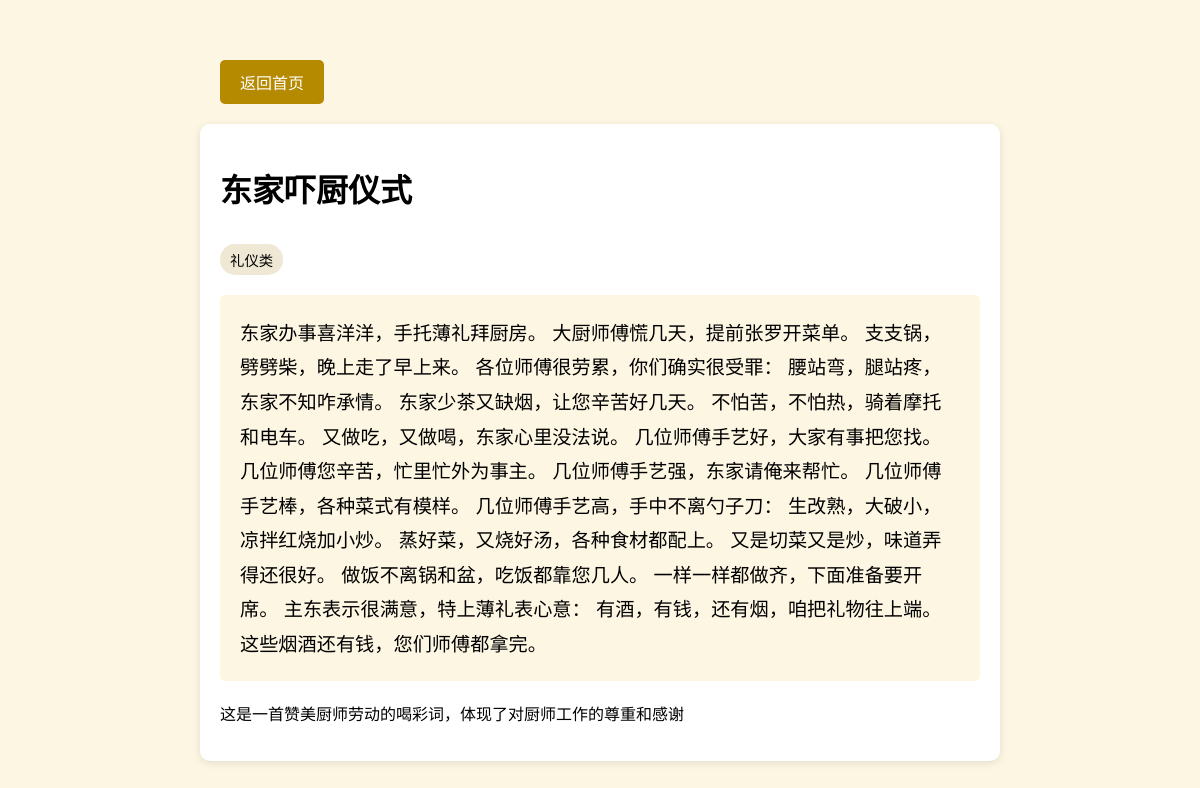
The page /chant/1 on the database its author committed.
### models.py (models this page shows, shortened)
class Chant(db.Model):
    __tablename__ = 'chants'  # 表名
    id = db.Column(db.Integer, primary_key=True)  # 自动递增的主键
    title = db.Column(db.String(100), nullable=False)  # 添加标题字段
    text = db.Column(db.Text, nullable=False)  # 喝彩词的文本内容
    description = db.Column(db.Text)  # 添加描述字段
    category = db.Column(db.String(50))  # 添加分类字段

### app.py (the view)
@app.route('/chant/<int:id>')
def chant_detail(id):
    try:
        chant = Chant.query.get_or_404(id)
        return render_template('chant.html', chant=chant)
    except Exception as e:
        app.logger.error(f"Error loading chant {id}: {str(e)}")
        return render_template('404.html'), 404

### templates/chant.html (shortened to what this page needs)
<!DOCTYPE html>
<html lang="zh">
<head>
</head>
<body>
    <div class="container">
        <a href="/" class="back-btn">返回首页</a>
        <div class="card">
            <h1>{{ chant.title }}</h1>
            <span class="category-tag">{{ chant.category }}</span>
            <div class="chant-text">{{ chant.text }}</div>
            <p>{{ chant.description }}</p>
        </div>
    </div>
</body>
</html>

### templates/chant.html (style rules this page uses)
body { font-family: "Helvetica Neue", sans-serif; margin: 0; padding: 0; background-color: #fdf6e3; }
.container { max-width: 800px; margin: 20px auto; padding: 20px; }
.card { background: white; border-radius: 10px; padding: 20px; margin-bottom: 20px; box-shadow: 0 2px 8px rgba(0, 0, 0, 0.1); }
.back-btn { display: inline-block; margin: 20px; padding: 10px 20px; background-color: #b58900; color: white; text-decoration: none; border-radius: 5px; }
.category-tag { display: inline-block; padding: 5px 10px; background-color: #eee8d5; border-radius: 15px; font-size: 0.9em; margin-top: 10px; }
.chant-text { font-size: 1.2em; line-height: 1.8; margin: 20px 0; padding: 20px; background-color: #fdf6e3; border-radius: 5px; }

### rows shown on the page
Chant: title "东家吓厨仪式", category "礼仪类", text "东家办事喜洋洋，手托薄礼拜厨房。 大厨师傅慌几天，提前张罗开菜单。 支支锅，劈劈柴，晚上走了早上来。 各位师傅很劳累，你们确实很受罪： 腰站弯，腿站疼，东家不知咋承情。 东家少茶又缺烟，让您辛苦好几天。 不怕苦，不怕热，骑着摩托和电车。 又做吃，又做喝，东家心里没法说。 几位师傅手艺好，大家有事把您找。 几位师傅您辛苦，忙里忙外为事主。 几位师傅手艺强，东家请俺来帮忙。 几位师傅手艺棒，各种菜式有模样。 几位师傅手艺高，手中不离勺子刀： 生改熟，大破小，凉拌红烧加小炒。 蒸好菜，又烧好汤，各种食材都配上。 又是切菜又是炒，味道弄得还很好。 做饭不离锅和盆，吃饭都靠您几人。 一样一样都做齐，下面准备要开席。 主东表示很满意，特上薄礼表心意： 有酒，有钱，还有烟，咱把礼物往上端。 这些烟酒还有钱，您们师傅都拿完。", description "这是一首赞美厨师劳动的喝彩词，体现了对厨师工作的尊重和感谢"
